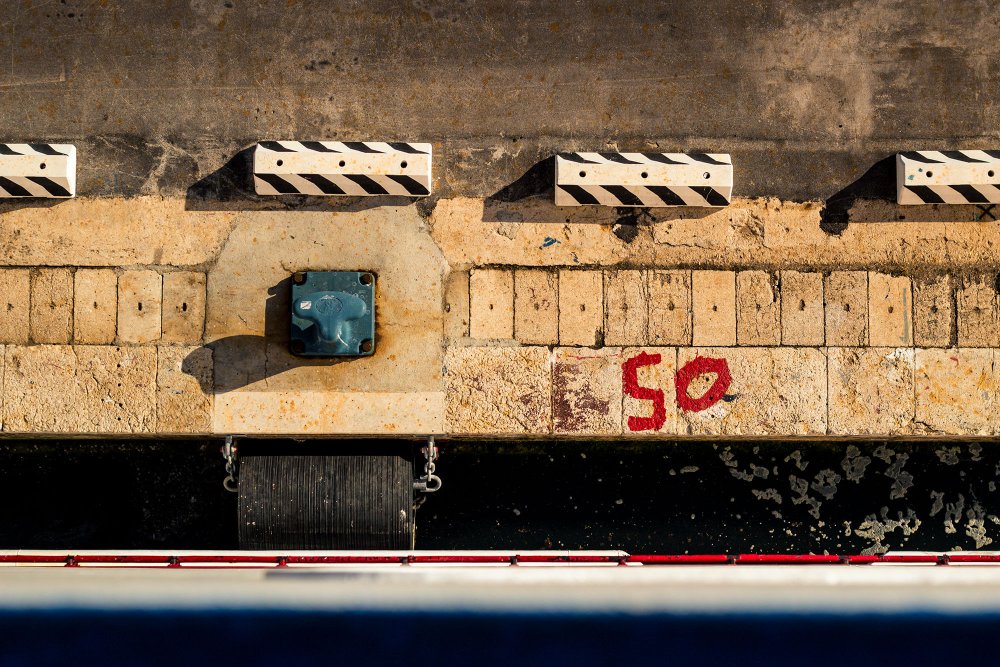
#> input picture imageFiltering/exemple01.jpg, 2000 x 1333 px (shown at 1/2 size)
$ jupyter execute --allow-errors DitheringAlgorithms.ipynb   (shell and % lines are left out)
#> lines starting #> are read from the running program, lines starting #| are printed output that depends on the picture; after the words box and inside, x2 and y2 are one past the last pixel; in counts of white or black regions, pixels touching at a corner belong together
# Dithering Algorithms
Dithering is used in computer graphics to create the illusion of "color depth" in images with a limited color palette - a technique also known as color quantization. In a dithered image, colors that are not available in the palette are approximated by a diffusion of colored pixels from within the available palette.

[cell 1]
### import libs ###
import numpy as np
import matplotlib as mpl
import matplotlib.pyplot as plt

import matplotlib.animation as animation # for animated display with matplotlib
from IPython.display import HTML

from IPython.display import display # to display images

from PIL import Image # load images
from scipy.signal import convolve2d # for 2d image convolution

plt.rcParams['figure.figsize'] = [18,12] # resize default image display
plt.rcParams['figure.dpi'] = 80
plt.rcParams['animation.html'] = 'jshtml'# default setting for rendering animation as js htlm

[cell 2]
# Minimal code for rendering a numpy array as an image with subplotting
def displayImg(array, subplot, cmap = None, title = None):
    axes = plt.subplot(subplot)
    # matplotlib adjust pixel scale intensity so use fixed vmin & vmax
    axes.imshow(array, cmap = cmap, vmin = 0, vmax = 255)
    axes.get_xaxis().set_visible(False)
    axes.get_yaxis().set_visible(False)
    if title != None:
        axes.set_title(title)

# usefull function to display animated img
def animateImages(imgList, titleList  = [], cmap = None, interval = 20):
  def init():
    img.set_data(imgList[0])
    return (img,)

  def animate(i):
    img.set_data(imgList[i])
    if len(titleList) >= i + 1 :
        ax.set_title(titleList[i])
    return (img,)

  fig = plt.figure()
  ax = fig.gca() # get axes
  img = ax.imshow(imgList[0], cmap = cmap, vmin = 0, vmax = 255)
  return animation.FuncAnimation(fig, animate, init_func=init, frames=len(imgList), interval = interval, blit=True)

[cell 3]
# greyscale conversion function with numpy
def meanGrayscaleConversion(img):
    # taking the average of three R, G & B components
    return np.mean(img, axis=2)

def weightedGrayscaleConversion(img, weights = [0.2989, 0.5870, 0.1140]):
    # taking the sum of weighted R, G & B components
    # using by default the standard ITU-R BT.601 Studio encoding parameters reconstructs the luminance
    # we can alos choose the  Rec. 709 coefficients [0.2126, 0.7152, 0.0722]
    weightsTiles = np.tile(weights, reps=(img.shape[0], img.shape[1], 1))
    return np.sum(weightsTiles * img, axis=2)
    # or return np.array([[ np.sum(weights * pixel) for pixel in line] for line in img])

[cell 4]
img = Image.open('exemple01.jpg') #  load exemple image
#> img is the input picture: PIL image 2000x1333 RGB; mean R, G, B 120.4, 98.2, 76.5
imgArray = np.array(img, dtype = np.integer) # convert to numpy array

[cell 5]
# grayScale conversion
grayscaleMeanImg = meanGrayscaleConversion(imgArray)
#> in meanGrayscaleConversion, `return np.mean(img, axis=2)`:
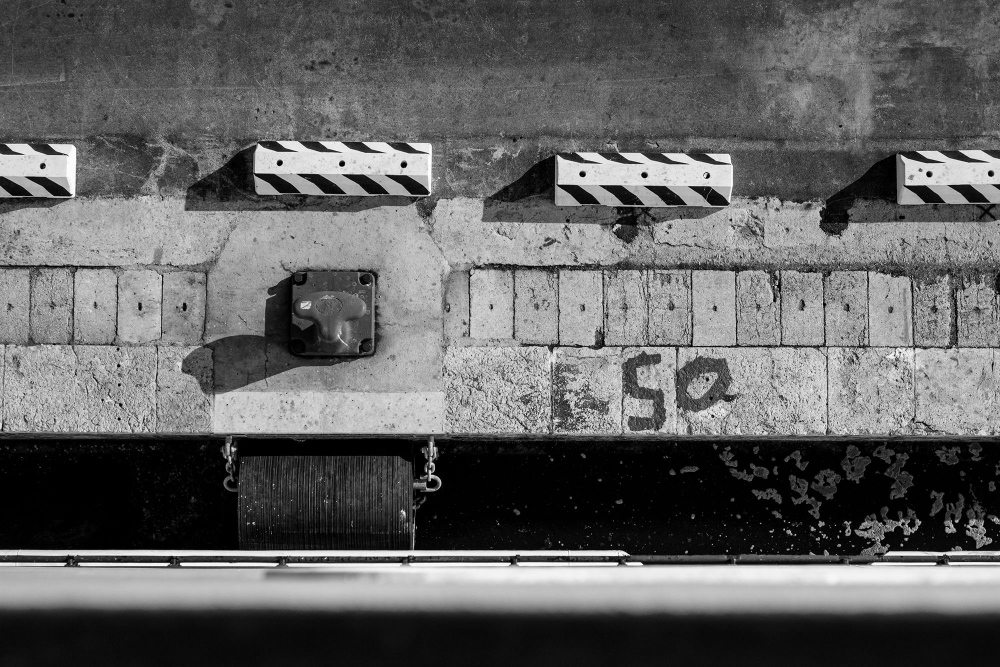
#> returned value: shape (1333, 2000) float64 (shown at 1/2 size); min 0, max 255, mean 98.4
grayscaleRec709Img = weightedGrayscaleConversion(imgArray, [0.2126, 0.7152, 0.0722])
grayscaleImg = weightedGrayscaleConversion(imgArray)

displayImg(grayscaleMeanImg, subplot=131, cmap='gray', title= 'mean')
#> (the call stopped at in displayImg, `axes = plt.subplot(subplot)`: IPython is not available in this run)
displayImg(grayscaleImg, subplot=132, cmap='gray', title= 'standard ITU-R BT.601')
#> (the call stopped at in displayImg, `axes = plt.subplot(subplot)`: IPython is not available in this run)
displayImg(grayscaleRec709Img, subplot=133, cmap='gray', title= 'Rec. 709')
#> (the call stopped at in displayImg, `axes = plt.subplot(subplot)`: IPython is not available in this run)

#> (a cell that did not finish here is left out)


#> (a cell that did not finish here is left out)

[cell 8]
def threshold(img, rate = 0.5):
#> called with rate = 0.5
    ditheredImg = np.copy(img)
    # for ix, iy in np.ndindex(ditheredImg.shape):
    #     print(ditheredImg[ix,iy])
    ditheredImg = np.array([[255 if val > 255 * rate else 0 for val in line] for line in ditheredImg])
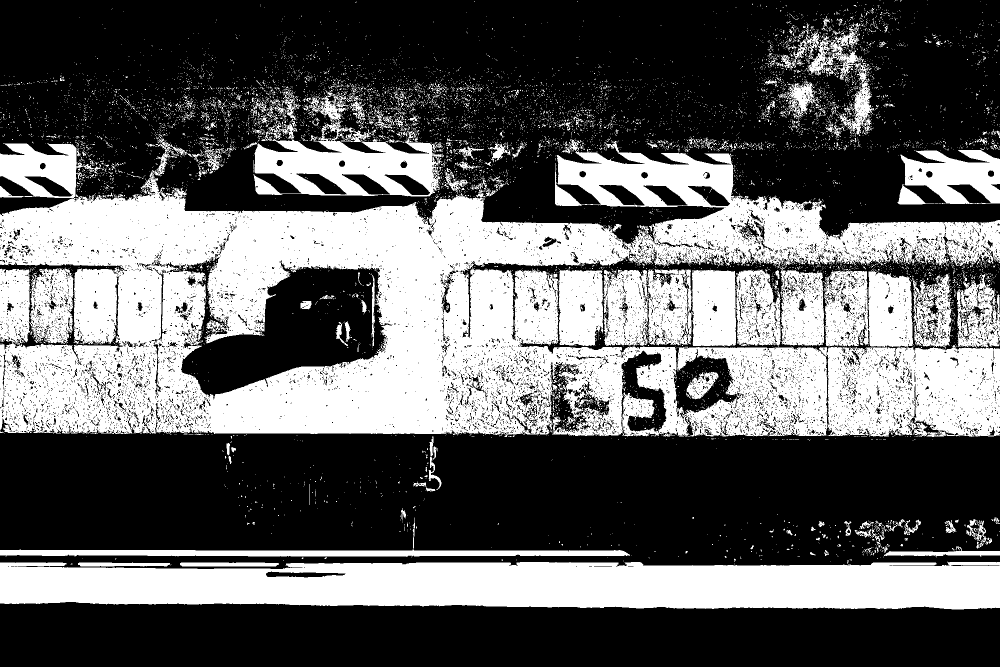
#> ditheredImg: shape (1333, 2000) int64 (shown at 1/2 size); 38.4% white; 9092 white regions (8812 under 20 px), largest, box (x1, y1, x2, y2) and area: (0, 274, 2000, 874) 566464, (0, 1120, 2000, 1219) 165209, (1638, 538, 2000, 874) 84995
    return ditheredImg

[cell 9]
thresholdImg = threshold(grayscaleImg, 0.5)

displayImg(grayscaleImg, subplot=121, cmap='gray', title= 'grayscale original image')
#> (the call stopped at in displayImg, `axes = plt.subplot(subplot)`: IPython is not available in this run)
displayImg(thresholdImg, subplot=122, cmap='gray', title= 'threshold image')
#> (the call stopped at in displayImg, `axes = plt.subplot(subplot)`: IPython is not available in this run)

[cell 10]
# adding capture here to prevent the returned output from being evaluated by Jupyter (only the animation displayed in the next cell)
thresholdEvolutionRate = []
titles = []
for rate in np.arange(0.05, 1, 0.05):
    thresholdEvolutionRate.append( threshold(grayscaleImg, rate) )
    titles.append('rate : ' + str(round(rate,2)))
#> this loop made 19 passes
#> pass 1, in threshold (call 2), `ditheredImg = np.array([[255 if val > 255 * rate else 0 for val in lin..`:
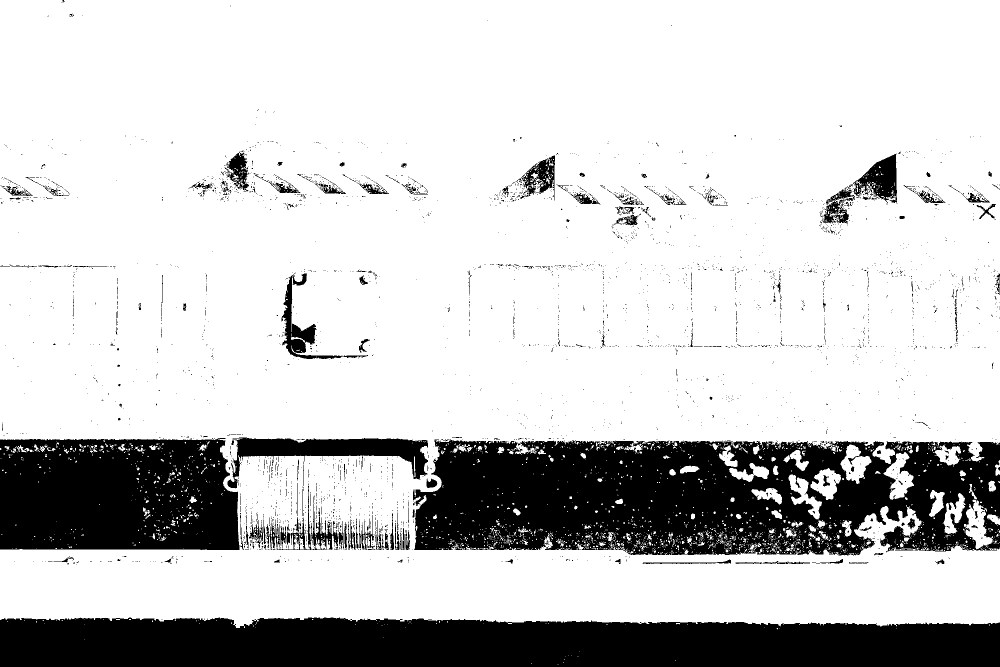
#> ditheredImg: shape (1333, 2000) int64 (shown at 1/2 size); 79.5% white; 3240 black regions (3047 under 20 px), largest, box (x1, y1, x2, y2) and area: (826, 879, 2000, 1111) 207301, (0, 1235, 2000, 1333) 180990, (0, 876, 480, 1100) 98646
#> pass 2, in threshold (call 3), `ditheredImg = np.array([[255 if val > 255 * rate else 0 for val in lin..`:
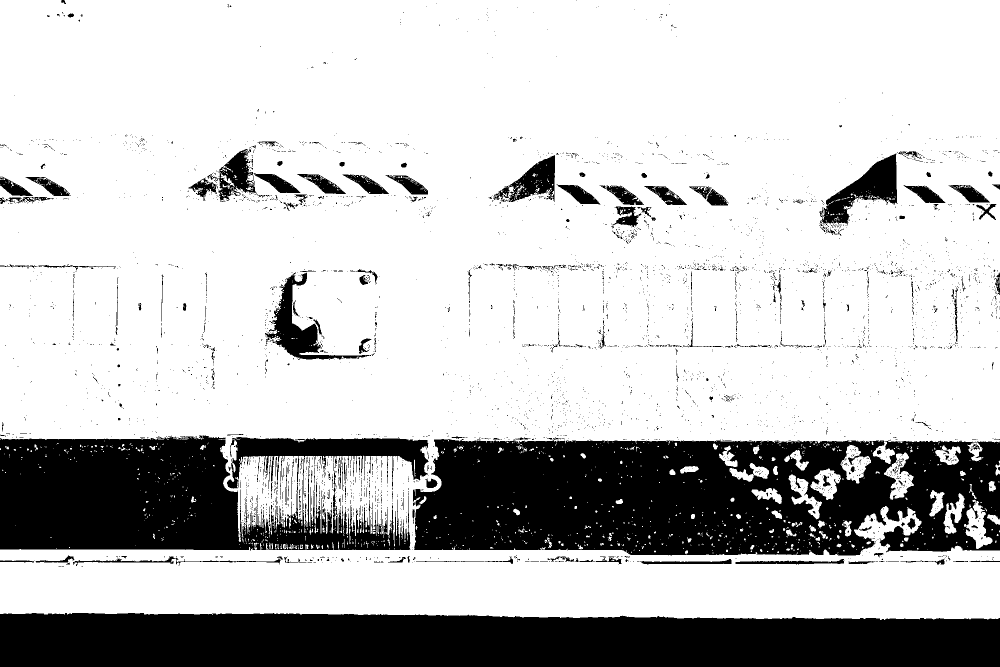
#> ditheredImg: shape (1333, 2000) int64 (shown at 1/2 size); 76.3% white; 4268 black regions (4020 under 20 px), largest, box (x1, y1, x2, y2) and area: (826, 875, 2000, 1111) 220911, (0, 1226, 2000, 1333) 201471, (0, 871, 857, 1101) 136630
#> pass 3, in threshold (call 4), `ditheredImg = np.array([[255 if val > 255 * rate else 0 for val in lin..`:
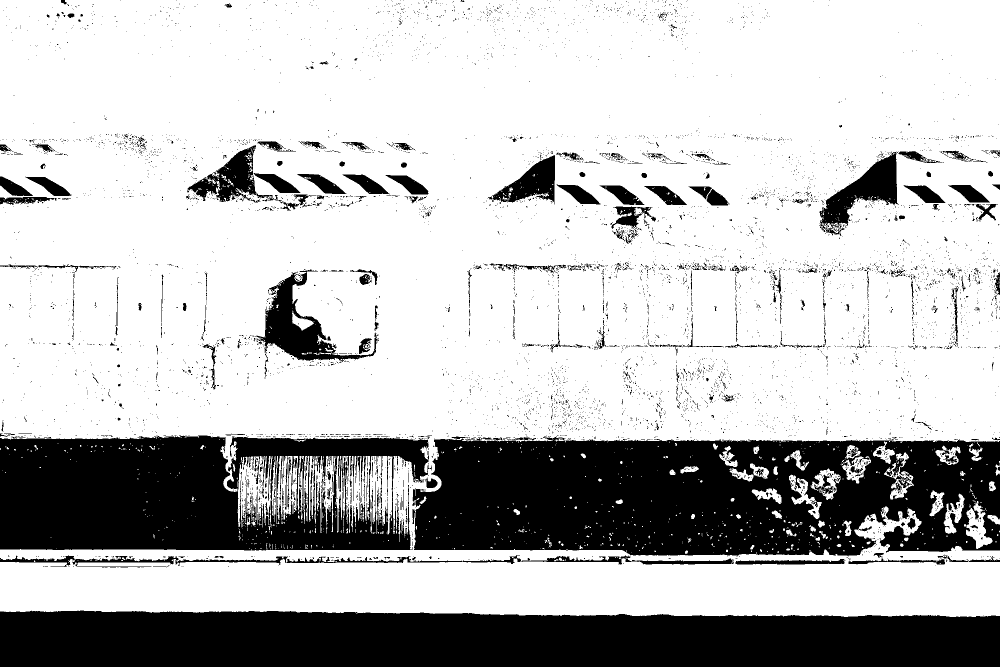
#> ditheredImg: shape (1333, 2000) int64 (shown at 1/2 size); 73.9% white; 6713 black regions (6384 under 20 px), largest, box (x1, y1, x2, y2) and area: (825, 873, 2000, 1113) 228489, (0, 1221, 2000, 1333) 210353, (0, 870, 859, 1101) 150560
#> after the loop, thresholdEvolutionRate = 19 items; titles = ['rate : 0.05', 'rate : 0.1', 'rate : 0.15', 'rate : 0.2', 'rate : 0.25', 'rate : 0.3', 'rate : 0.35', 'rate : 0.4', 'rate : 0.45', 'rate : 0.5', 'rate : 0.55', 'rate : 0.6', 'rate : 0.65', 'rate : 0.7', 'rate : 0.75', 'rate : 0.8', 'rate : 0.85', 'rate : 0.9', 'rate : 0.95']
#> (the rest of this cell did not finish here and is left out)


#> (a cell that did not finish here is left out)

[cell 12]
def npConvolve2d(img, convFilter, paddingMode = 'zero', debug = False):
    ''' Convolve an image with convFilter using zero-padding mode
    '''
    paddingSize = tuple(np.array(convFilter.shape)//2)
    if paddingMode == 'zero' :
        paddedImg = np.pad(img, (paddingSize, paddingSize), 'constant', constant_values= 0)
    else :
        paddedImg = np.pad(img, (paddingSize, paddingSize), paddingMode)
    subShape = convFilter.shape + tuple(np.subtract(paddedImg.shape, convFilter.shape) + 1)
    strd = np.lib.stride_tricks.as_strided # alias for the strided function
    subMatrices = strd(paddedImg, shape=subShape, strides=paddedImg.strides*2)
    convolved = np.einsum('ij,ijkl->kl', convFilter, subMatrices)

    if debug:
        print('img : '); print(img)
        print('convFilter : '); print(convFilter)
        print('padded img :'); print(paddedImg)
        print('subShape :'); print(subShape)
        print('subMatrices :'); print(subMatrices)
    return convolved

[cell 13]
# convolution test on simple
i = np.array([1,2,2,2,9,9,8,7,1,2,1,6]).reshape(3,4)
f = np.array([-3,-2,-1,0,0,0,3,2,1]).reshape(3,3)
strider = np.lib.stride_tricks.as_strided
convolved = npConvolve2d(i, f, 'zero')
print('convolved :')
print(convolved)

[cell 14]
def npConvolve3d(img, convFilter):
    ''' 3D version of convolution for rgb imgs as numpy array
    '''
    #Todo adding padding
    subShape = convFilter.shape + tuple(np.subtract(img.shape, convFilter.shape) + 1)
    strd = np.lib.stride_tricks.as_strided # alias for the strided function
    subMatrices = strd(img, shape=subShape, strides=paddedImg.strides*2)
    convolved = np.einsum('hij,hijklm->klm', convFilter, submatrices)

    return convolved

## Ordered dithering

[cell 15]
def BayerMatrix(n):
    """Get the Bayer matrix with side of length n (n must be a power of 2)
    Reference: https://en.wikipedia.org/wiki/Ordered_dithering
    """
    # return 256 * BayerSubThresholdMap(n) / (n * n)
    return 255 * (1 + BayerSubMatrix(n)) / (1 + (n * n))

def BayerSubMatrix(n):
    if n <= 2:
        return np.array([[0, 2], [3, 1]])
    else:
        recurse = BayerSubMatrix(n >> 1)
        return np.bmat([[4 * recurse,     4 * recurse + 2],
                        [4 * recurse + 3, 4 * recurse + 1]])

def bayerDithering(img, n = 8):
    bayerM = BayerMatrix(n)
    rows, cols = img.shape
    result = np.zeros(img.shape)
    for i in range(rows):
        for j in range(cols):
            if img[i, j] >  bayerM[i & (n-1), j & (n-1)] : # a & (n-1) == a % n when n is pow of 2
                result[i, j] = 255
            else:
                result[i, j] = 0
    # salut je suis un hackeur un hac<3 un Iac<3 to you
    return result

# img = np.random.randint(128-60, 128+60, size=(8,8))
# displayImg(img, subplot=121, cmap='gray', title= 'randomImg')
# displayImg(bayerDithering(img, 2), subplot=122, cmap='gray', title= 'ramdo dithered')

[cell 16]
gradient = np.repeat(np.arange(0, 256).reshape(1, 256), 40, axis=0)
displayImg(gradient, subplot=111, cmap='gray', title= 'grayscale gradient')
#> (the call stopped at in displayImg, `axes = plt.subplot(subplot)`: IPython is not available in this run)

[cell 17]
# adding capture here to prevent the returned output from being evaluated by Jupyter (only the animation displayed in the next cell)
imgs = []
titles = []

for order in np.power(2, np.arange(1, 8)):
    imgs.append( bayerDithering( gradient, order))
    titles.append('Order : ' + str(order))
#> (the rest of this cell did not finish here and is left out)


#> (a cell that did not finish here is left out)

# error difusion dithering

[cell 19]
BayerThresholdImg = bayerDithering(grayscaleImg[:300, :300], 8)
#> after the loop in bayerDithering (call 8), `for i in range(rows):`:
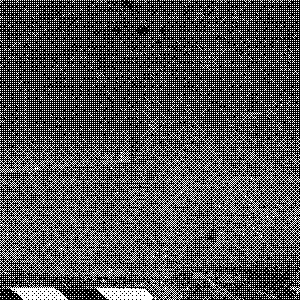
#> result: shape (300, 300) float64; 31.2% white in thin lines or dots

displayImg(grayscaleImg[:300, :300], subplot=121, cmap='gray', title= 'grayscale')
#> (the call stopped at in displayImg, `axes = plt.subplot(subplot)`: IPython is not available in this run)
